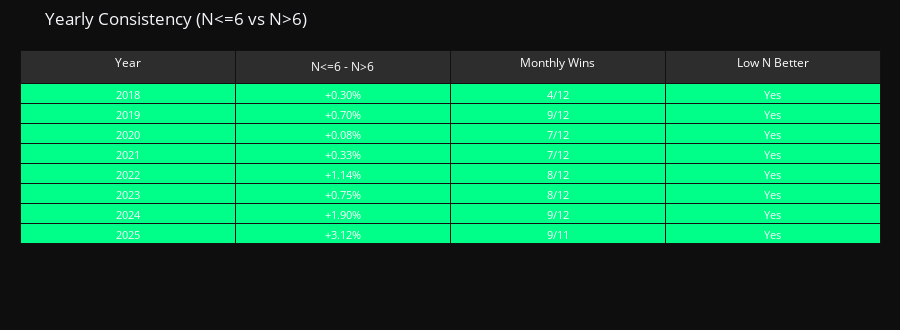

Notebook code cell kept with this figure:
### Markdown cell above
## 8. Robustness Check: Yearly Consistency

Does the pattern hold across different years?

### Code cell
print("Test: Yearly Consistency")
print("=" * 60)
print()

dates = results[1]['date'].values
years = pd.DatetimeIndex(dates).year

# Use the best cutoff from earlier analysis
if valid_cutoffs:
    test_cutoff = best_k
else:
    test_cutoff = 5  # Default

print(f"Testing cutoff: N<={test_cutoff}")
print()

yearly_results = []
for year in sorted(set(years)):
    year_mask = years == year
    if np.sum(year_mask) >= 6:  # At least 6 months
        low_year = np.mean([alphas[n][year_mask] for n in range(1, test_cutoff + 1)], axis=0)
        high_year = np.mean([alphas[n][year_mask] for n in range(test_cutoff + 1, 11)], axis=0)
        diff_year = np.mean(low_year - high_year)
        n_positive = np.sum(low_year > high_year)
        n_total = len(low_year)
        
        yearly_results.append({
            'year': str(year),
            'diff': diff_year * 100,
            'wins': f'{n_positive}/{n_total}',
            'win_ratio': n_positive / n_total,
            'consistent': diff_year > 0
        })

# Create table
yearly_data = {
    'Year': [r['year'] for r in yearly_results],
    f'N<={test_cutoff} - N>{test_cutoff}': [f"{r['diff']:+.2f}%" for r in yearly_results],
    'Monthly Wins': [r['wins'] for r in yearly_results],
    'Low N Better': ['Yes' if r['consistent'] else 'No' for r in yearly_results]
}

row_colors = [COLOR_POSITIVE if r['consistent'] else COLOR_NEGATIVE for r in yearly_results]

fig = go.Figure(data=[go.Table(
    header=dict(
        values=list(yearly_data.keys()),
        fill_color='#2d2d2d',
        font=dict(color='white', size=12),
        align='center'
    ),
    cells=dict(
        values=list(yearly_data.values()),
        fill_color=[row_colors] * len(yearly_data),
        font=dict(color='white', size=11),
        align='center'
    )
)])

fig.update_layout(
    title=f'Yearly Consistency (N<={test_cutoff} vs N>{test_cutoff})',
    paper_bgcolor='#0e0e0e',
    margin=dict(l=20, r=20, t=50, b=20),
    height=330
)
fig.show()

n_consistent = sum(1 for r in yearly_results if r['consistent'])
n_years = len(yearly_results)
print(f"\nPattern holds in {n_consistent}/{n_years} years ({n_consistent/n_years*100:.0f}%)")

### Figure 1 — Plotly figure (JSON) as saved in the notebook; plotly's stock layout.template omitted (floating-point values rounded to 4 significant figures)
{"data": [{"cells": {"align": "center", "fill": {"color": [["#00ff88", "#00ff88", "#00ff88", "#00ff88", "#00ff88", "#00ff88", "#00ff88", "#00ff88"], ["#00ff88", "#00ff88", "#00ff88", "#00ff88", "#00ff88", "#00ff88", "#00ff88", "#00ff88"], ["#00ff88", "#00ff88", "#00ff88", "#00ff88", "#00ff88", "#00ff88", "#00ff88", "#00ff88"], ["#00ff88", "#00ff88", "#00ff88", "#00ff88", "#00ff88", "#00ff88", "#00ff88", "#00ff88"]]}, "font": {"color": "white", "size": 11}, "values": [["2018", "2019", "2020", "2021", "2022", "2023", "2024", "2025"], ["+0.30%", "+0.70%", "+0.08%", "+0.33%", "+1.14%", "+0.75%", "+1.90%", "+3.12%"], ["4/12", "9/12", "7/12", "7/12", "8/12", "8/12", "9/12", "9/11"], ["Yes", "Yes", "Yes", "Yes", "Yes", "Yes", "Yes", "Yes"]]}, "header": {"align": "center", "fill": {"color": "#2d2d2d"}, "font": {"color": "white", "size": 12}, "values": ["Year", "N<=6 - N>6", "Monthly Wins", "Low N Better"]}, "type": "table"}], "layout": {"height": 330, "margin": {"b": 20, "l": 20, "r": 20, "t": 50}, "paper_bgcolor": "#0e0e0e", "title": {"text": "Yearly Consistency (N<=6 vs N>6)"}}}
